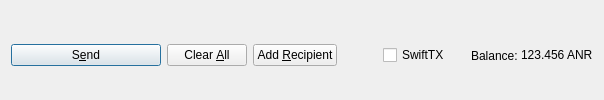
         <widget class="QFrame" name="frame_Send">
          <layout class="QHBoxLayout" name="horizontalLayout">
           <property name="bottomMargin">
            <number>0</number>
           </property>
           <item>
            <widget class="QPushButton" name="sendButton">
             <property name="minimumSize">
              <size>
               <width>150</width>
               <height>0</height>
              </size>
             </property>
             <property name="toolTip">
              <string>Confirm the send action</string>
             </property>
             <property name="text">
              <string>S&amp;end</string>
             </property>
             <property name="icon">
              <iconset resource="../Arnesta.qrc">
               <normaloff>:/icons/send</normaloff>:/icons/send</iconset>
             </property>
             <property name="autoDefault">
              <bool>false</bool>
             </property>
             <property name="default">
              <bool>true</bool>
             </property>
            </widget>
           </item>
           <item>
            <widget class="QPushButton" name="clearButton">
             <property name="sizePolicy">
              <sizepolicy hsizetype="Minimum" vsizetype="Fixed">
               <horstretch>0</horstretch>
               <verstretch>0</verstretch>
              </sizepolicy>
             </property>
             <property name="toolTip">
              <string>Clear all fields of the form.</string>
             </property>
             <property name="text">
              <string>Clear &amp;All</string>
             </property>
             <property name="icon">
              <iconset resource="../Arnesta.qrc">
               <normaloff>:/icons/remove</normaloff>:/icons/remove</iconset>
             </property>
             <property name="autoDefault">
              <bool>false</bool>
             </property>
            </widget>
           </item>
           <item>
            <widget class="QPushButton" name="addButton">
             <property name="toolTip">
              <string>Send to multiple recipients at once</string>
             </property>
             <property name="text">
              <string>Add &amp;Recipient</string>
             </property>
             <property name="icon">
              <iconset resource="../Arnesta.qrc">
               <normaloff>:/icons/add</normaloff>:/icons/add</iconset>
             </property>
             <property name="autoDefault">
              <bool>false</bool>
             </property>
            </widget>
           </item>
           <item>
            <spacer name="horizontalSpacer">
             <property name="orientation">
              <enum>Qt::Horizontal</enum>
             </property>
             <property name="sizeHint" stdset="0">
              <size>
               <width>40</width>
               <height>20</height>
              </size>
             </property>
            </spacer>
           </item>
           <item>
            <layout class="QHBoxLayout" name="horizontalLayout_2">
             <property name="spacing">
              <number>3</number>
             </property>
             <item>
              <widget class="QCheckBox" name="checkSwiftTX">
               <property name="enabled">
                <bool>true</bool>
               </property>
               <property name="minimumSize">
                <size>
                 <width>85</width>
                 <height>0</height>
                </size>
               </property>
               <property name="text">
                <string>SwiftTX</string>
               </property>
              </widget>
             </item>
             <item>
              <widget class="QLabel" name="label">
               <property name="text">
                <string>Balance:</string>
               </property>
              </widget>
             </item>
             <item>
              <widget class="QLabel" name="labelBalance">
               <property name="sizePolicy">
                <sizepolicy hsizetype="Preferred" vsizetype="Fixed">
                 <horstretch>0</horstretch>
                 <verstretch>0</verstretch>
                </sizepolicy>
               </property>
               <property name="cursor">
                <cursorShape>IBeamCursor</cursorShape>
               </property>
               <property name="text">
                <string notr="true">123.456 ANR</string>
               </property>
               <property name="textInteractionFlags">
                <set>Qt::LinksAccessibleByMouse|Qt::TextSelectableByKeyboard|Qt::TextSelectableByMouse</set>
               </property>
              </widget>
             </item>
            </layout>
           </item>
          </layout>
         </widget>
